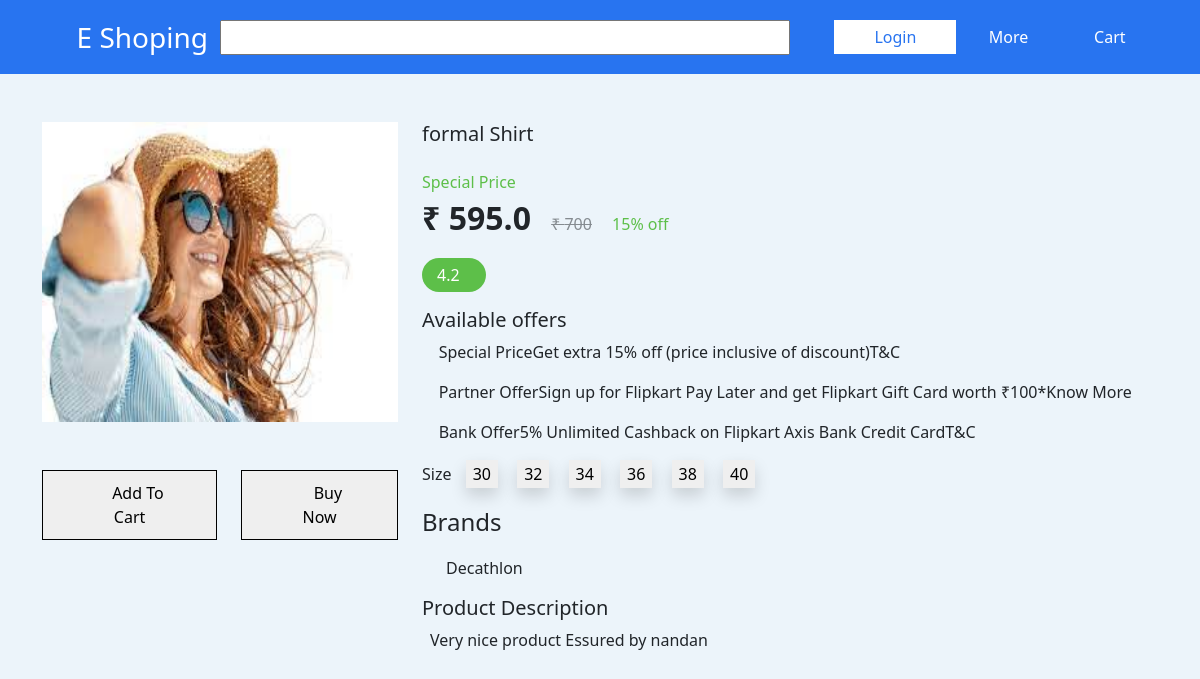
The app's page /product/3 with its own data.
### shop/models.py (models this page shows)
class product(models.Model):
    product_image=models.ImageField()
    product_name=models.CharField(max_length=500)
    product_brand=models.CharField(max_length=150,default='')
    product_price=models.IntegerField()
    product_category=models.CharField(max_length=1, choices=[('t',"Top Wear"),('b','Bottom Wear'),('f','Foot Wear')])
    product_description=models.CharField(max_length=500)
    product_discount=models.IntegerField()
    rating=models.FloatField()

### shop/views.py (the view)
# urls.py: path('product/<int:id>',views.product_detail,name='product_detail'),
def product_detail(request,id):
    product_detail=product.objects.get(pk=id)
    discount=product_detail.product_discount
    price=product_detail.product_price
    discounted_price=price-price*discount/100
    return render(request,'shop/product.html',{'product':product_detail,'discounted_price':discounted_price})

### shop/templates/shop/product.html (shortened to what this page needs)
{% extends 'shop/base.html' %}
{% load static %}
{% block content %}
<div class="container mt-5 product_view">
  <div class="row">
    <div class="col-4">
      <div class="image_section">
        <div class="image">
          <img src="{% static 'shop/images/product.jpeg' %}" alt="">
        </div>
        <div class="mt-5 d-flex justify-content-center buy_cart">
          <button type="button"  id="{{product.id}},{{request.user.id}}" onclick="AddToCart(id)">
            <span><i class="fas fa-shopping-cart"></i></span>
            <span>Add To Cart</span>
          </button>
          <button class="ms-4">
            <span><i class="fas fa-bolt"></i></span>
            <span>Buy Now</span>
          </button>
        </div>
      </div>
    </div>
    <div class="col-8">
      <div>
        <h5>{{product.product_name}}</h5>
        <p class="d-flex align-items-center">
        <p style="color:#5DBF49;" class="m-0">Special Price</p>
        <div class="">
          <span class="fs-2 fw-bolder">&#8377; {{discounted_price}}</span>
          <del class="opacity-50 ms-3">&#8377; {{product.product_price}}</del>
          <span class="ms-3" style="color:#5DBF49;">{{product.product_discount}}% off</span>
        </div>
        </p>
        <p class="rating d-flex align-items-center" style="color:white; background-color:#5DBF49;">
          <span class="me-1">{{product.rating}}</span>
          <i class="fas fa-star text-white" style="font-size: 10px;"></i>
        </p>
        <p class="offer">
        <h5>Available offers</h5>
        <p>
          <span><i class="fab fa-buffer"></i></span>
          <span>Special PriceGet extra 15% off (price inclusive of discount)T&C</span>
        </p>
        <p>
          <span><i class="fab fa-buffer"></i></span>
          <span>Partner OfferSign up for Flipkart Pay Later and get Flipkart Gift Card worth ₹100*Know More</span>
        </p>
        <p>
          <span><i class="fab fa-buffer"></i></span>
          <span>Bank Offer5% Unlimited Cashback on Flipkart Axis Bank Credit CardT&C</span>
        </p>
        </p>
        <p class="size">
          <span>Size</span>
          <button class="shadow">30</button>
          <button class="shadow">32</button>
          <button class="shadow">34</button>
          <button class="shadow">36</button>
          <button class="shadow">38</button>
          <button class="shadow">40</button>
        </p>
        <p class="d-flex align-items-center">
          <span class="fs-4 me-3">Brands</span>
          <p class='ms-4'>{{product.product_brand}}</p>
        </p>
        <p>
        <h5>Product Description</h5>
        <p class="ms-2">{{product.product_description}}</p>
        </p>
      </div>
    </div>
  </div>
</div>
{% endblock content %}

### shop/static/shop/css/style.css (style rules this page uses)
body { background-color: #ECF4FA; }

### shop/templates/shop/product.html (style rules this page uses)
.product_view img { height: 300px; width: 100%; }
.product_view .rating { width: fit-content; padding: 5px 15px; border-radius: 20px; }
.product_view .size button { border: none; background-color: none; outline: none; padding: 2px 7px; margin-right: 5px; margin-left: 10px; }
.image_section .buy_cart button { border: none; background-color: none; outline: none; border: 1px solid black; padding: 10px 40px; transition: all .3s ease-in-out; }

### shop/templates/shop/base.html (style rules this page uses)
* { margin: 0; padding: 0; }

### records on screen
product: product_name "formal Shirt", product_price "700", product_discount "15", rating "4.2", product_brand "Decathlon", product_description "Very nice product Essured by nandan"

### other values on screen
{{ discounted_price }} "595.0"
